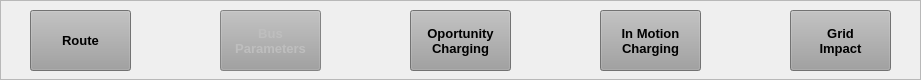
   <widget class="QFrame" name="ButtonsFrame">
    <property name="geometry">
     <rect>
      <x>20</x>
      <y>540</y>
      <width>921</width>
      <height>80</height>
     </rect>
    </property>
    <property name="palette">
     <palette>
      <active>
       <colorrole role="Light">
        <brush brushstyle="SolidPattern">
         <color alpha="255">
          <red>255</red>
          <green>255</green>
          <blue>255</blue>
         </color>
        </brush>
       </colorrole>
       <colorrole role="Base">
        <brush brushstyle="SolidPattern">
         <color alpha="255">
          <red>143</red>
          <green>143</green>
          <blue>143</blue>
         </color>
        </brush>
       </colorrole>
       <colorrole role="HighlightedText">
        <brush brushstyle="SolidPattern">
         <color alpha="255">
          <red>255</red>
          <green>255</green>
          <blue>255</blue>
         </color>
        </brush>
       </colorrole>
       <colorrole role="NoRole">
        <brush brushstyle="SolidPattern">
         <color alpha="255">
          <red>255</red>
          <green>255</green>
          <blue>255</blue>
         </color>
        </brush>
       </colorrole>
      </active>
      <inactive>
       <colorrole role="Light">
        <brush brushstyle="SolidPattern">
         <color alpha="255">
          <red>255</red>
          <green>255</green>
          <blue>255</blue>
         </color>
        </brush>
       </colorrole>
       <colorrole role="Base">
        <brush brushstyle="SolidPattern">
         <color alpha="255">
          <red>143</red>
          <green>143</green>
          <blue>143</blue>
         </color>
        </brush>
       </colorrole>
       <colorrole role="HighlightedText">
        <brush brushstyle="SolidPattern">
         <color alpha="255">
          <red>255</red>
          <green>255</green>
          <blue>255</blue>
         </color>
        </brush>
       </colorrole>
       <colorrole role="NoRole">
        <brush brushstyle="SolidPattern">
         <color alpha="255">
          <red>255</red>
          <green>255</green>
          <blue>255</blue>
         </color>
        </brush>
       </colorrole>
      </inactive>
      <disabled>
       <colorrole role="Light">
        <brush brushstyle="SolidPattern">
         <color alpha="255">
          <red>255</red>
          <green>255</green>
          <blue>255</blue>
         </color>
        </brush>
       </colorrole>
       <colorrole role="Base">
        <brush brushstyle="SolidPattern">
         <color alpha="255">
          <red>191</red>
          <green>191</green>
          <blue>191</blue>
         </color>
        </brush>
       </colorrole>
       <colorrole role="HighlightedText">
        <brush brushstyle="SolidPattern">
         <color alpha="255">
          <red>255</red>
          <green>255</green>
          <blue>255</blue>
         </color>
        </brush>
       </colorrole>
       <colorrole role="NoRole">
        <brush brushstyle="SolidPattern">
         <color alpha="255">
          <red>255</red>
          <green>255</green>
          <blue>255</blue>
         </color>
        </brush>
       </colorrole>
      </disabled>
     </palette>
    </property>
    <property name="autoFillBackground">
     <bool>false</bool>
    </property>
    <property name="frameShape">
     <enum>QFrame::StyledPanel</enum>
    </property>
    <property name="frameShadow">
     <enum>QFrame::Plain</enum>
    </property>
    <property name="lineWidth">
     <number>2</number>
    </property>
    <widget class="QPushButton" name="RouteButton">
     <property name="geometry">
      <rect>
       <x>30</x>
       <y>10</y>
       <width>101</width>
       <height>61</height>
      </rect>
     </property>
     <property name="font">
      <font>
       <family>MS Sans Serif</family>
       <pointsize>10</pointsize>
       <weight>75</weight>
       <bold>true</bold>
      </font>
     </property>
     <property name="statusTip">
      <string>Push to go to the Route tab</string>
     </property>
     <property name="styleSheet">
      <string notr="true">background-color: rgb(159, 159, 159);</string>
     </property>
     <property name="text">
      <string>Route</string>
     </property>
    </widget>
    <widget class="QPushButton" name="BusButton">
     <property name="enabled">
      <bool>false</bool>
     </property>
     <property name="geometry">
      <rect>
       <x>220</x>
       <y>10</y>
       <width>101</width>
       <height>61</height>
      </rect>
     </property>
     <property name="font">
      <font>
       <family>MS Sans Serif</family>
       <pointsize>10</pointsize>
       <weight>75</weight>
       <bold>true</bold>
      </font>
     </property>
     <property name="statusTip">
      <string>Push to go to the Bus Parameters tab</string>
     </property>
     <property name="styleSheet">
      <string notr="true">background-color: rgb(159, 159, 159);</string>
     </property>
     <property name="text">
      <string>Bus
Parameters</string>
     </property>
    </widget>
    <widget class="QPushButton" name="DynamicButton">
     <property name="geometry">
      <rect>
       <x>600</x>
       <y>10</y>
       <width>101</width>
       <height>61</height>
      </rect>
     </property>
     <property name="font">
      <font>
       <family>MS Sans Serif</family>
       <pointsize>10</pointsize>
       <weight>75</weight>
       <bold>true</bold>
      </font>
     </property>
     <property name="statusTip">
      <string>Push to go to the In Motion Charging tab</string>
     </property>
     <property name="styleSheet">
      <string notr="true">background-color: rgb(159, 159, 159);</string>
     </property>
     <property name="text">
      <string>In Motion
Charging</string>
     </property>
    </widget>
    <widget class="QPushButton" name="OportunityButton">
     <property name="geometry">
      <rect>
       <x>410</x>
       <y>10</y>
       <width>101</width>
       <height>61</height>
      </rect>
     </property>
     <property name="font">
      <font>
       <family>MS Sans Serif</family>
       <pointsize>10</pointsize>
       <weight>75</weight>
       <bold>true</bold>
      </font>
     </property>
     <property name="statusTip">
      <string>Push to go to the Oportunity Charging tab</string>
     </property>
     <property name="styleSheet">
      <string notr="true">background-color: rgb(159, 159, 159);</string>
     </property>
     <property name="text">
      <string>Oportunity
Charging</string>
     </property>
    </widget>
    <widget class="QPushButton" name="GridButton">
     <property name="geometry">
      <rect>
       <x>790</x>
       <y>10</y>
       <width>101</width>
       <height>61</height>
      </rect>
     </property>
     <property name="font">
      <font>
       <family>MS Sans Serif</family>
       <pointsize>10</pointsize>
       <weight>75</weight>
       <bold>true</bold>
      </font>
     </property>
     <property name="statusTip">
      <string>Push to go to the Grid tab</string>
     </property>
     <property name="styleSheet">
      <string notr="true">background-color: rgb(159, 159, 159);</string>
     </property>
     <property name="locale">
      <locale language="English" country="UnitedStates"/>
     </property>
     <property name="text">
      <string>Grid
Impact</string>
     </property>
    </widget>
   </widget>
